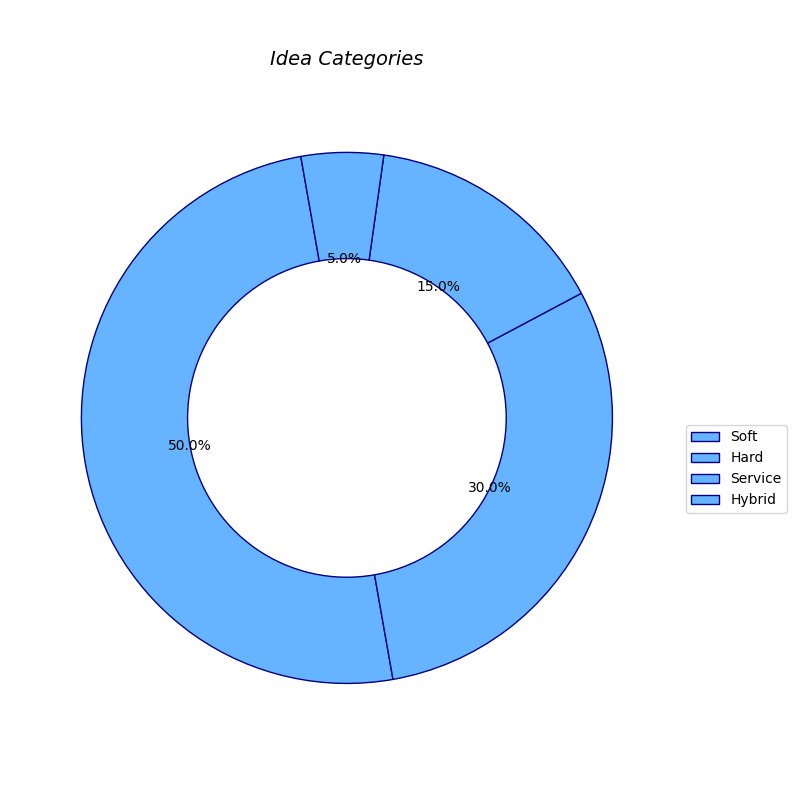

Recreate this plot in Python.
import matplotlib.pyplot as plt
import numpy as np

stages = ["Idea", "Prototype", "Alpha", "Beta", "Launch", "Success"]
projects = np.array([500, 300, 200, 100, 50, 30])
single_color = '#66b3ff'

fig, ax = plt.subplots(figsize=(10, 8))
ax.set_xlim(0, 1)
ax.set_ylim(0, len(stages))

ax.spines['top'].set_visible(False)
ax.spines['right'].set_visible(False)
ax.yaxis.grid(True, linestyle='--', color='gray')
ax.xaxis.grid(False)

ax.set_title('Innovation Funnel', fontsize=14, style='italic', pad=25)

plt.tight_layout()

categories = ['Soft', 'Hard', 'Service', 'Hybrid']
category_counts = [250, 150, 75, 25]

fig2, ax2 = plt.subplots(figsize=(8, 8))

ax2.pie(category_counts, labels=[None]*len(categories), colors=[single_color]*len(categories), autopct='%1.1f%%',
        startangle=100, wedgeprops={'edgecolor': 'navy', 'linestyle': '-', 'width': 0.4})

ax2.set_title('Idea Categories', fontsize=14, style='italic', pad=15)

ax2.legend(categories, loc='upper left', bbox_to_anchor=(1, 0.5))

plt.tight_layout()
plt.show()
